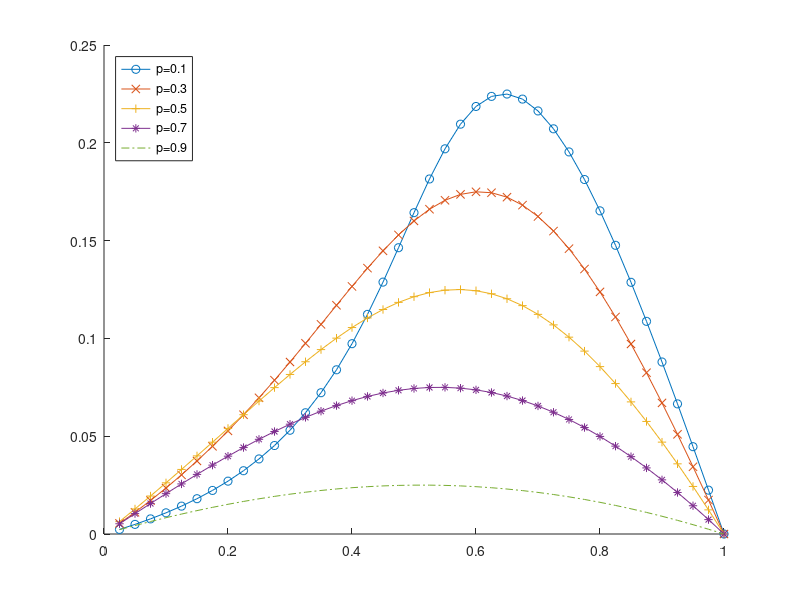

This chart was generated by the following MATLAB code:
probability=[0.1 0.3 0.5 0.7 0.9];
d=[0:0.025:1];
Pac=zeros(length(probability),length(d));
for i=1:length(probability)
    p=probability(i);
    Pac(i,:)=(((1-p).*(3.*d-2.*d.^2)-1)-((1-p).*d-1).*sqrt(1-4.*(1-p).*d.*(1-d)))./(2.*(1-p).*d.^2);
end
figure;
hold on;
plot(d,Pac(1,:),'-o',d,Pac(2,:),'-x',d,Pac(3,:),'-+',d,Pac(4,:),'-*',d,Pac(5,:),'-.');
legend('p=0.1','p=0.3','p=0.5','p=0.7','p=0.9','Location','NorthWest');    
    
